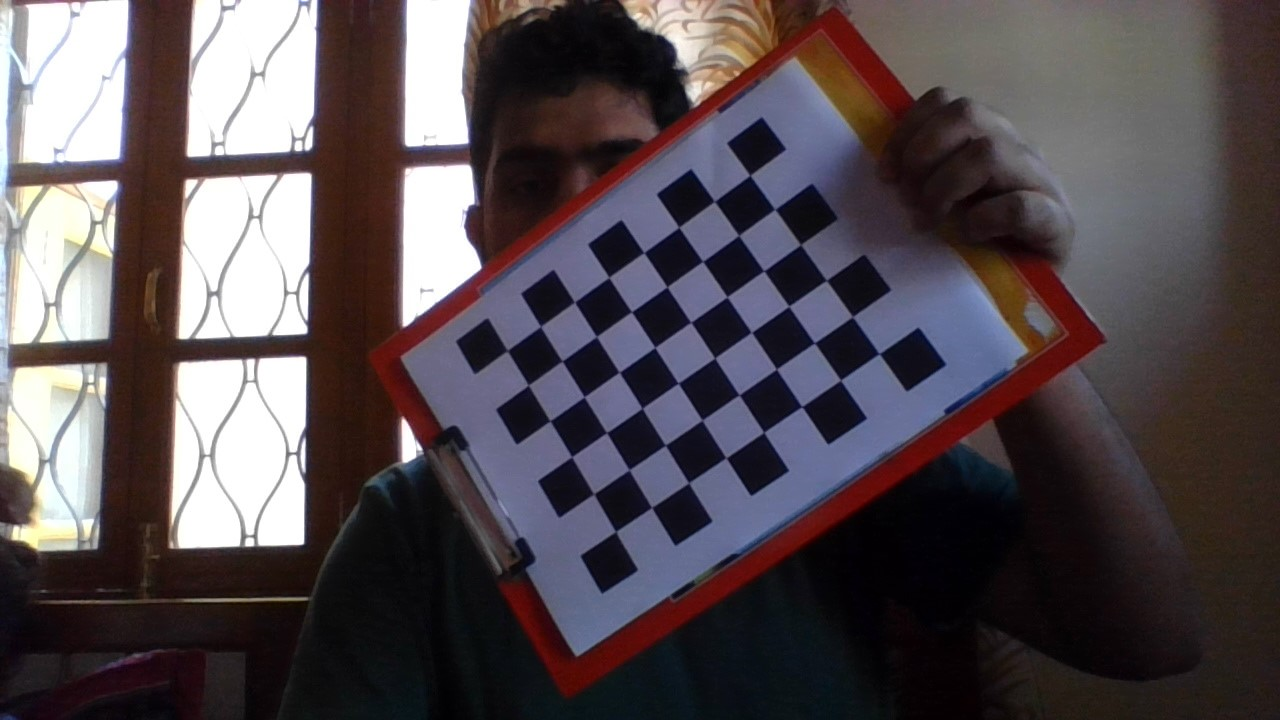
#> input picture CameraCaliberation/LaptopWebCAM/CheckBoardImage/checkerboard_12.jpg, 1280 x 720 px
$ python caliberate.py
#> lines starting #> are read from the running program, lines starting #| are printed output that depends on the picture; after the words box and inside, x2 and y2 are one past the last pixel; in counts of white or black regions, pixels touching at a corner belong together
# -*- coding: utf-8 -*-
"""
Created on Wed Apr  7 11:20:28 2021

@author: Purnendu Mishra
"""

import cv2
import numpy as np
import matplotlib.pyplot as plt
import matplotlib.image as mpimg

# prepare object points
nx = 8 #number of inside corners in x
ny = 6# number of inside corners in y
# Make a list of calibration images
fname = 'CheckBoardImage/checkerboard_12.jpg'
img   = cv2.imread(fname)
#> img is the input picture: shape (720, 1280, 3); mean B, G, R 81.3, 76.9, 85.5
# Convert to grayscale
gray = cv2.cvtColor(img, cv2.COLOR_BGR2GRAY)
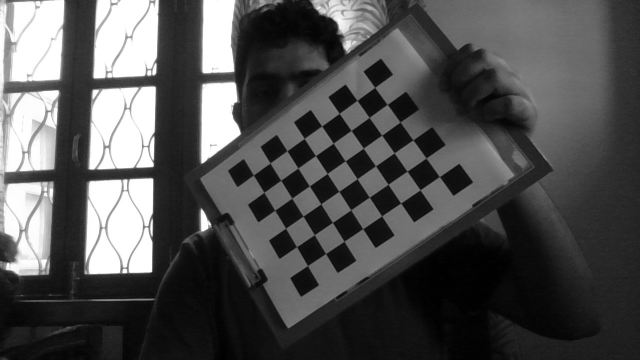
#> gray: shape (720, 1280) (shown at 1/2 size); min 0, max 255, mean 80


# Find the chessboard corners
ret, corners = cv2.findChessboardCorners(gray, (nx, ny), None)
#> ret = True; corners = 48 rows, first 8: [507.6, 351], [540.7, 326.4], [574.7, 302], [608.9, 277.5], [644.1, 252.9], [678.6, 227.3], [713.8, 201.6], [749.8, 175.4]
# If found, draw corners
if ret == True:
    # Draw and display the corners
    cv2.drawChessboardCorners(img, (nx, ny), corners, ret)
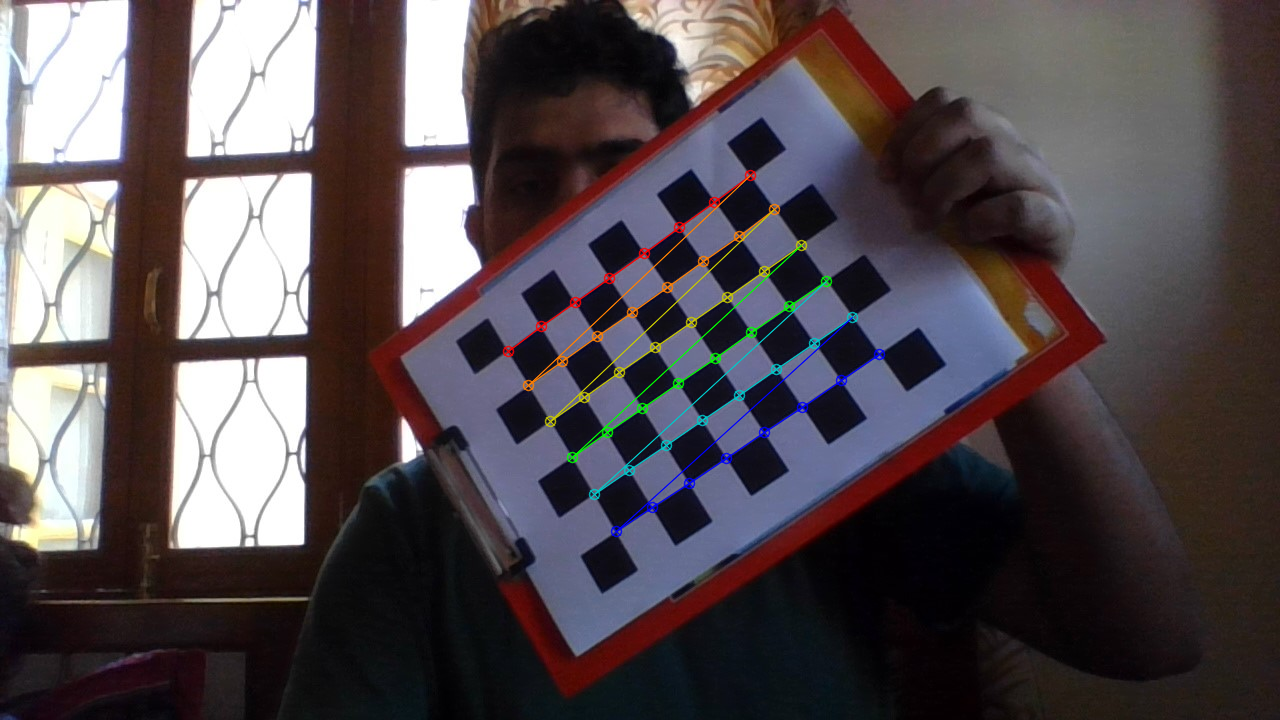
#> img: shape (720, 1280, 3); 1.3% of pixels changed, all inside (x1, y1, x2, y2) = (502, 169, 886, 538)
    fig = plt.figure(figsize = (10,10))
    plt.imshow(img)
    plt.show()


# plt.imshow(gray)
# plt.show()

$ run again, with CameraCaliberation/LaptopWebCAM/CheckBoardImage/checkerboard_01.jpg copied over CameraCaliberation/LaptopWebCAM/CheckBoardImage/checkerboard_12.jpg
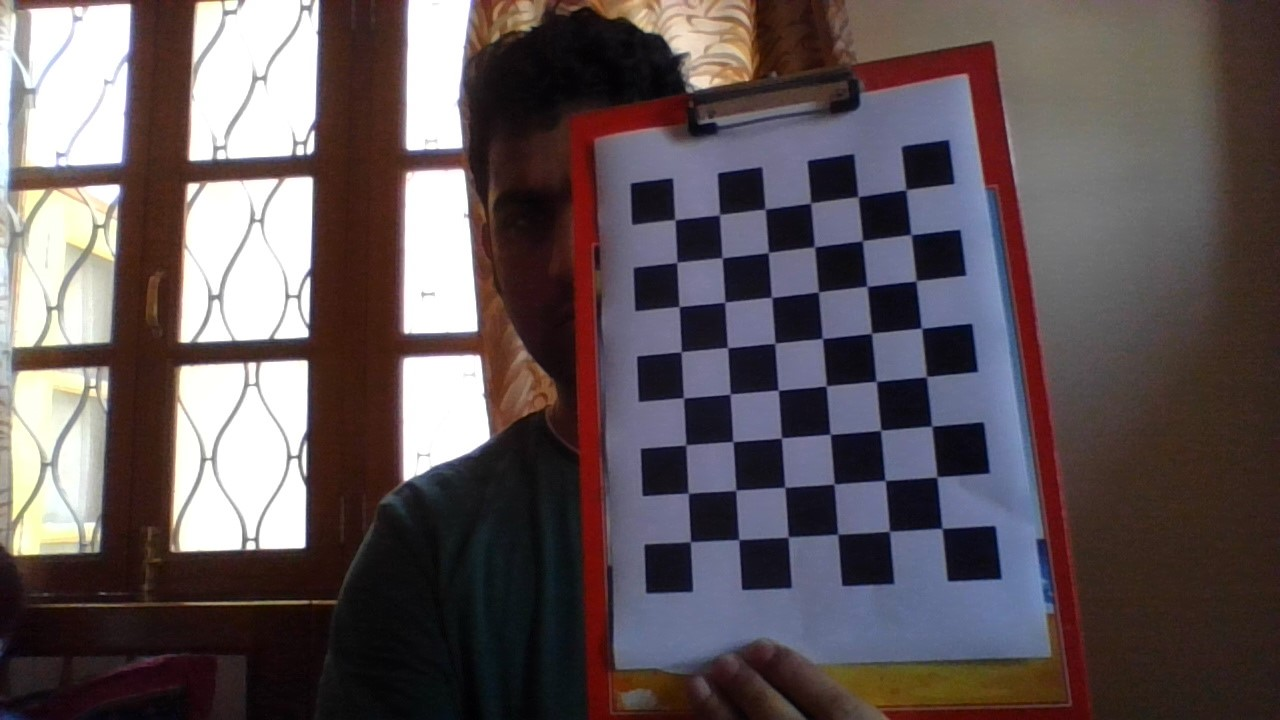
#> input picture CameraCaliberation/LaptopWebCAM/CheckBoardImage/checkerboard_01.jpg, 1280 x 720 px
#> img is the input picture: shape (720, 1280, 3); mean B, G, R 88.7, 86.2, 97
#> `gray = cv2.cvtColor(img, cv2.COLOR_BGR2GRAY)`:
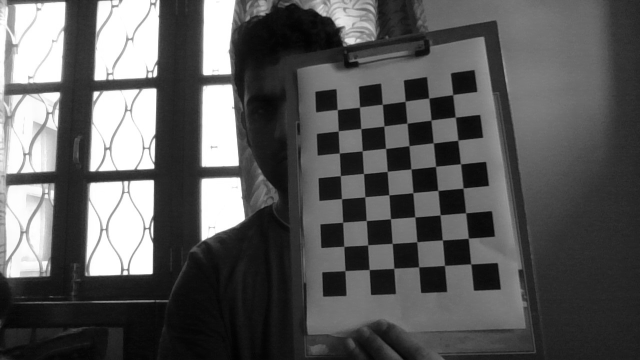
#> gray: shape (720, 1280) (shown at 1/2 size); min 0, max 255, mean 89.7
#> ret = True; corners = 48 rows, first 8: [906.3, 190], [911, 234.5], [916.2, 280.6], [921.7, 328.4], [926.5, 376.6], [932, 426.5], [936.6, 477.2], [942, 528.6]
#> `cv2.drawChessboardCorners(img, (nx, ny), corners, ret)`:
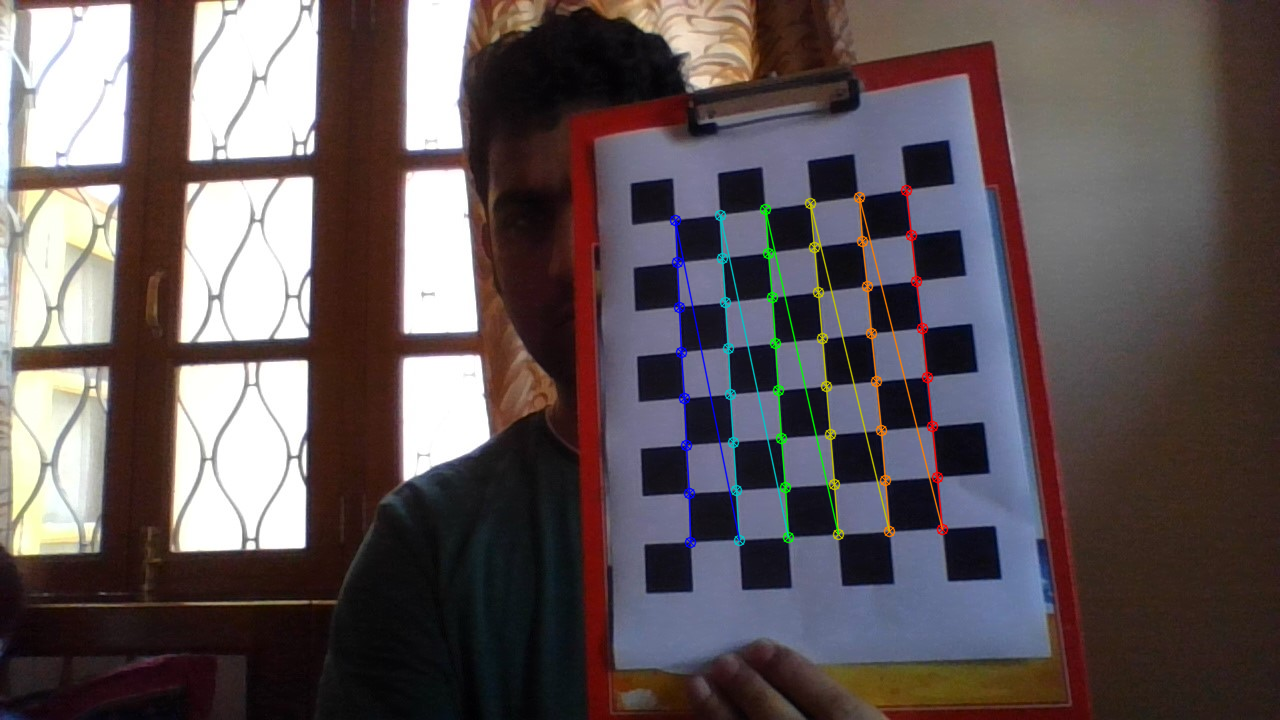
#> img: shape (720, 1280, 3); 1.59% of pixels changed, all inside (x1, y1, x2, y2) = (669, 184, 949, 549)

$ run again, with CameraCaliberation/LaptopWebCAM/CheckBoardImage/checkerboard_02.jpg copied over CameraCaliberation/LaptopWebCAM/CheckBoardImage/checkerboard_12.jpg
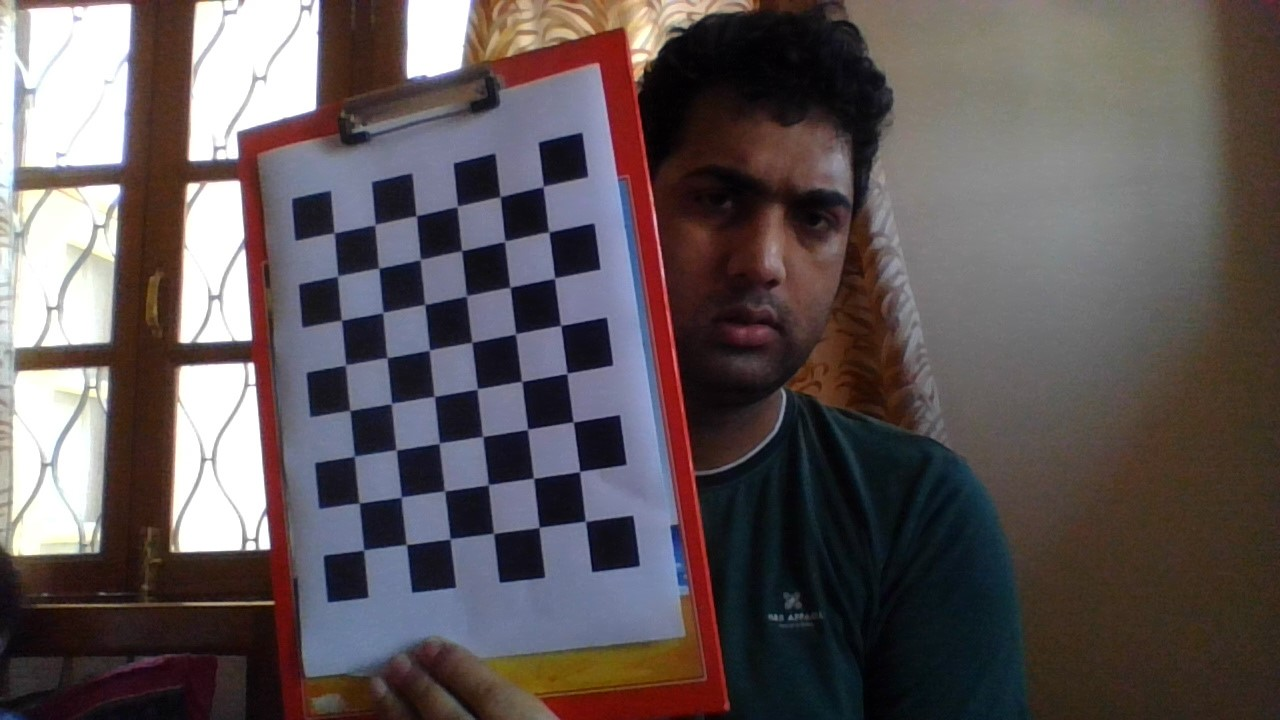
#> input picture CameraCaliberation/LaptopWebCAM/CheckBoardImage/checkerboard_02.jpg, 1280 x 720 px
#> img is the input picture: shape (720, 1280, 3); mean B, G, R 87.8, 86.6, 95.6
#> `gray = cv2.cvtColor(img, cv2.COLOR_BGR2GRAY)`:
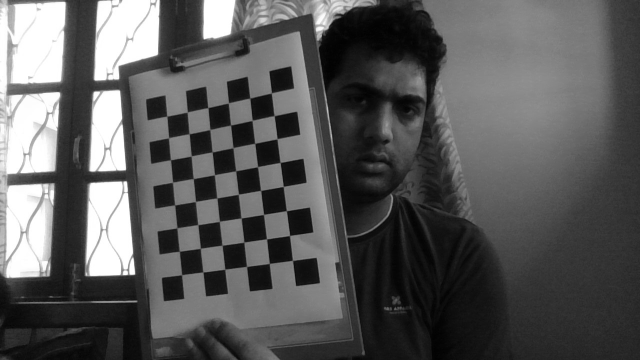
#> gray: shape (720, 1280) (shown at 1/2 size); min 0, max 255, mean 89.4
#> ret = True; corners = 48 rows, first 8: [543.2, 186.4], [549.3, 232.2], [554.4, 278.5], [561, 325.6], [567.3, 373.3], [573.3, 422.3], [579.7, 471.5], [585.2, 521.3]
#> `cv2.drawChessboardCorners(img, (nx, ny), corners, ret)`:
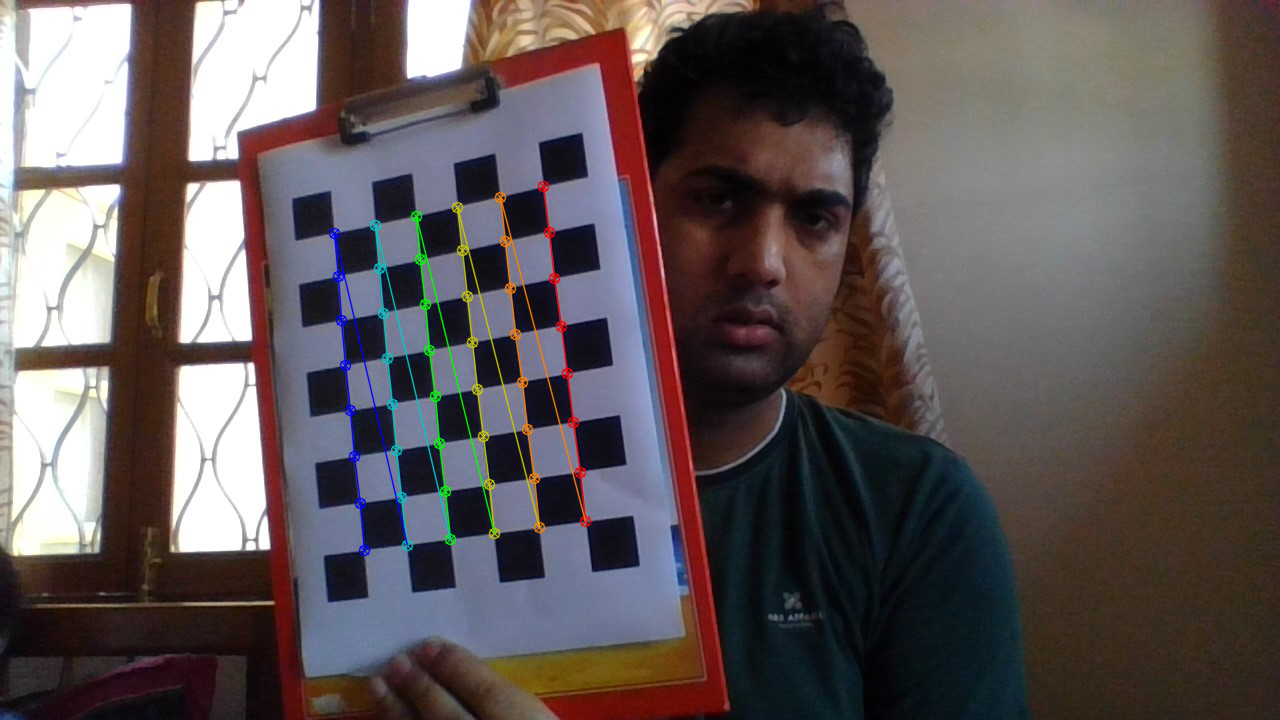
#> img: shape (720, 1280, 3); 1.57% of pixels changed, all inside (x1, y1, x2, y2) = (328, 180, 592, 557)
